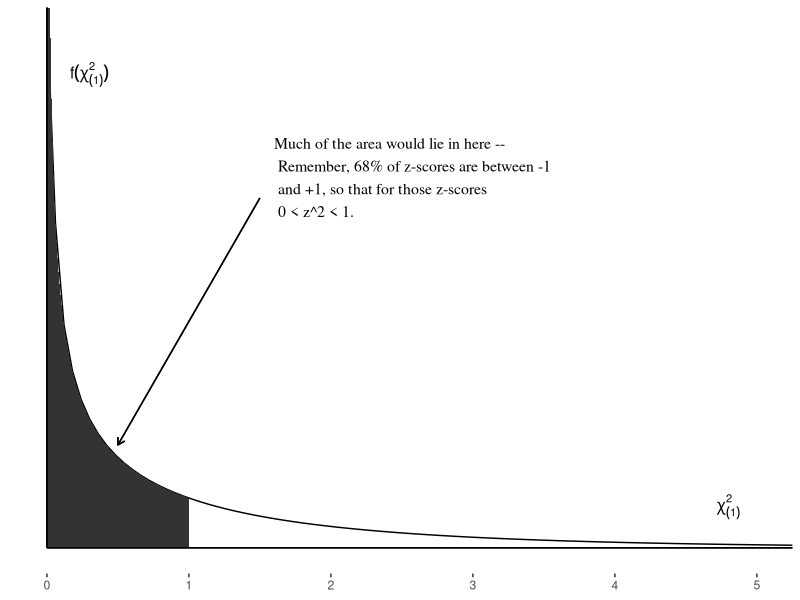
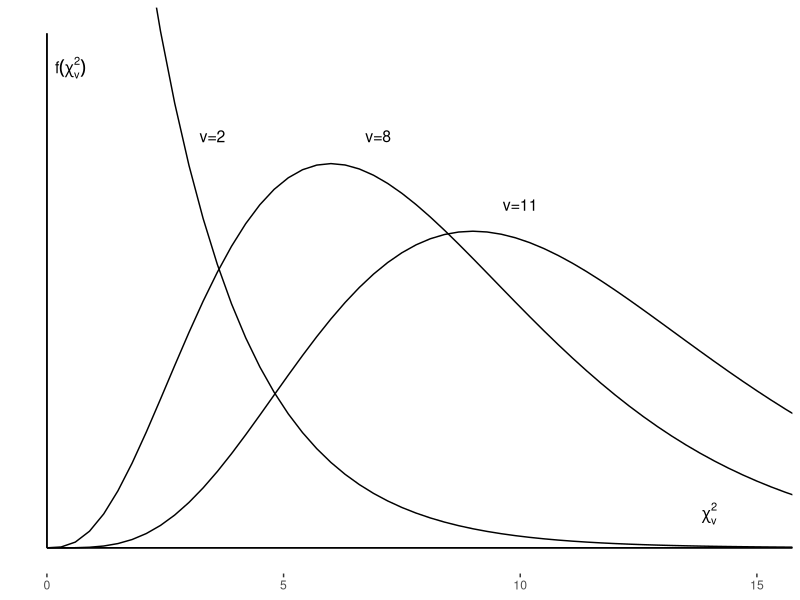
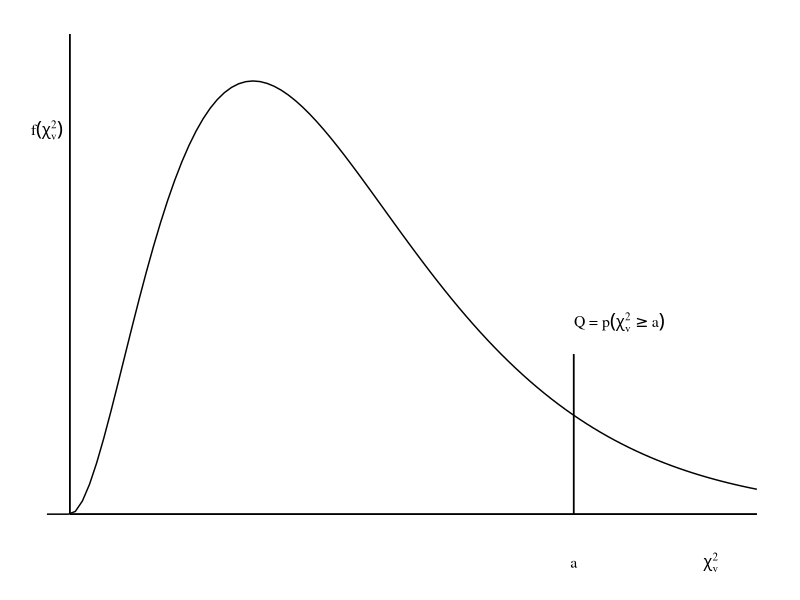
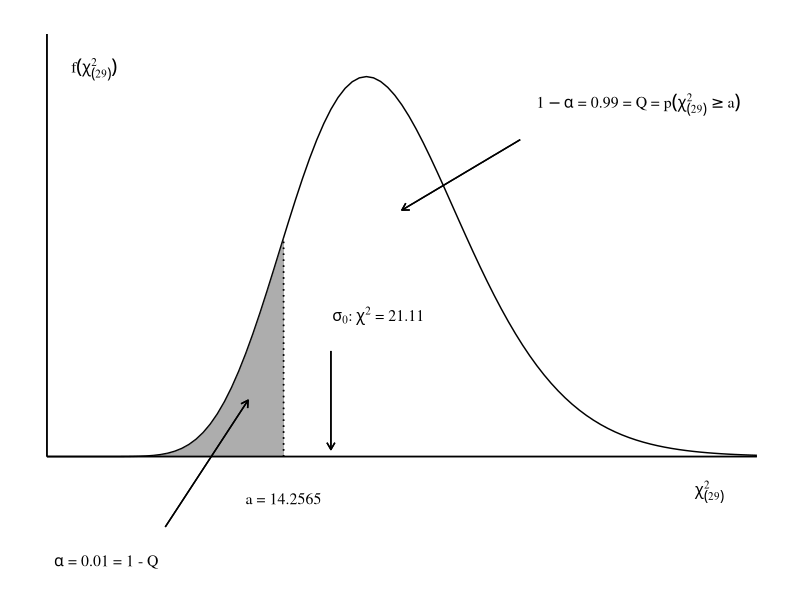
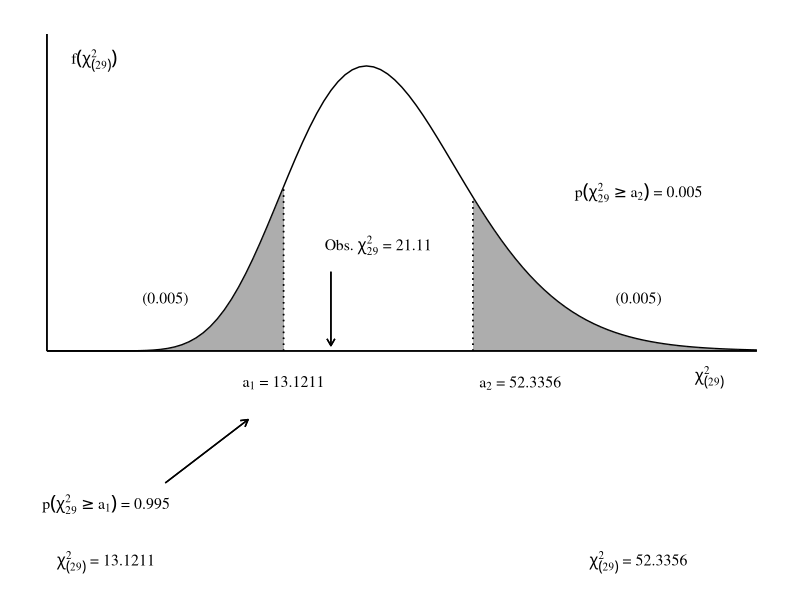
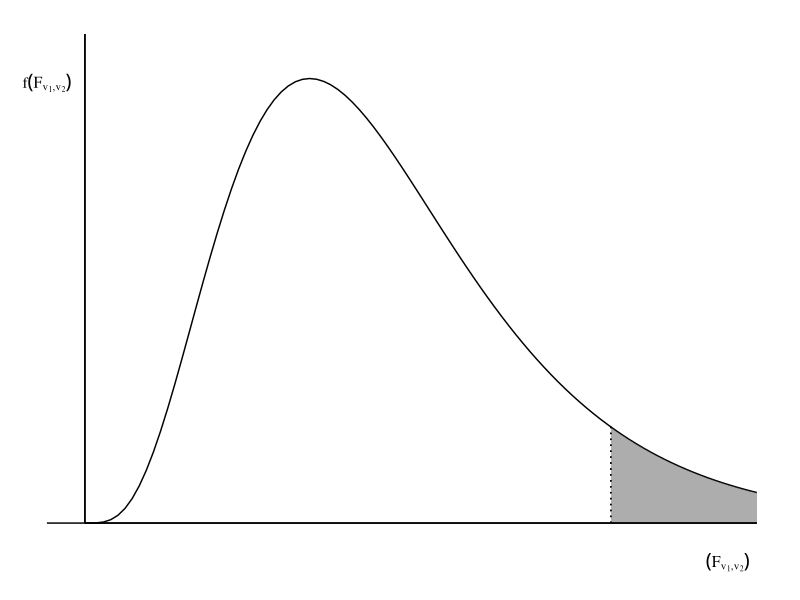

R code for these plots, in order:
## ---- chunk 1
library(ggplot2)
library(grid)
x <- seq(0,4,0.0001)   
y <- dchisq(x,1)
dat <- data.frame(x=x,y=y)
norm <- ggplot(data.frame(x = c(0, 4)), aes(x)) + stat_function(fun = dchisq, args=c(df=1)) + 
  geom_ribbon(data=subset(dat,x<=1),aes(ymin=0,ymax=y)) +
  geom_segment(aes(x = 0, y = 0, xend = 0, yend = 4)) +
  geom_segment(aes(x = 0, y = 0, xend = 6, yend = 0)) +
  coord_cartesian(xlim=c(0,5),ylim=c(0,2.5))+
  theme(axis.title= element_blank(), panel.grid= element_blank(), 
             panel.background=element_blank(), axis.text.y = element_blank(), axis.ticks.y = element_blank()) 
norm + annotate("text", x = 0.3, y = 2.3, label = "f(chi[(1)]^2)", parse= TRUE, size = 4) +
  annotate("text",x=4.8,y=0.2,label="chi[(1)]^2", parse=TRUE, size=4) +
  geom_segment(aes(x=1.5,y=1.7,xend=0.5,yend=0.5),arrow=arrow(length = unit(0.2,"cm"))) +
  annotate("text",x=1.6,y=1.8,label="Much of the area would lie in here -- \n Remember, 68% of z-scores are between -1 \n and +1, so that for those z-scores \n 0 < z^2 < 1.",size=4, hjust=0, family="serif")
## ---- chunk 2
library(ggplot2)
library(grid)
norm <- ggplot(data.frame(x = c(0, 15)), aes(x)) + stat_function(fun=dchisq,args=c(df=2)) + stat_function(fun=dchisq,args=c(df=8)) + stat_function(fun=dchisq,args=c(df=11)) +
  geom_segment(aes(x = 0, y = 0, xend = 0, yend = 0.15)) +
  geom_segment(aes(x = 0, y = 0, xend = 30, yend = 0)) +
  coord_cartesian(xlim=c(0,15),ylim=c(0,0.15))+
  theme(axis.title= element_blank(), panel.grid= element_blank(), 
             panel.background=element_blank(), axis.text.y = element_blank(), axis.ticks.y = element_blank()) 
norm + annotate("text", x = 0.5, y = 0.14, label = "f(chi[v]^2)", parse= TRUE, size = 4) +
  annotate("text",x=14,y=0.01,label="chi[v]^2", parse=TRUE, size=4)+
  annotate("text",x=3.5,y=0.12,label="v=2",size=4) +
  annotate("text",x=7,y=0.12,label="v=8",size=4) +
  annotate("text",x=10,y=0.1,label="v=11",size=4)
## ---- chunk 3
library(ggplot2)
library(grid)
temp <- expression("Q = "*p(chi[v]^2 >= a))
norm <- ggplot(data.frame(x = c(0, 15)), aes(x)) + stat_function(fun=dchisq,args=c(df=6)) +
  geom_segment(aes(x = 0, y = 0, xend = 15, yend = 0)) +
  geom_segment(aes(x = 0, y = 0, xend = 0, yend = 0.15)) +
  geom_segment(aes(x = 11, y = 0, xend = 11, yend = 0.05)) +
  theme(axis.title= element_blank(), panel.grid= element_blank(), 
             panel.background=element_blank(), axis.text = element_blank(), axis.ticks = element_blank()) 
norm + annotate("text", x = 11, y = -0.015, label = "a", size = 4, family="serif") +
  annotate("text",x=12,y=0.06,label= as.character(temp), parse=TRUE, size=4, family="serif") +
  annotate("text",x=14,y=-0.015,label= "chi[v]^2", parse=TRUE, size=4, family="serif") +
  annotate("text",x=-0.5,y=0.12,label= "f(chi[v]^2)", parse=TRUE, size=4, family="serif")
## ---- chunk 4
library(ggplot2)
library(grid)
x <- seq(0,20,0.0001)   
y <- dchisq(x,29)
dat <- data.frame(x=x,y=y)
temp <- expression(sigma[0]*": "*chi^2*" = 21.11")
temp2 <- expression(alpha~"= 0.01 = 1 - Q")
temp3 <- expression(1 - alpha~"= 0.99 = Q ="~p(chi[(29)]^2 >= a))
norm <- ggplot(data.frame(x = c(0, 60)), aes(x)) + stat_function(fun=dchisq,args=c(df=29)) +
  geom_ribbon(data=subset(dat,x<=20),aes(ymin=0,ymax=y), alpha=0.4) +
  geom_segment(aes(x = 0, y = 0, xend = 60, yend = 0)) +
  geom_segment(aes(x = 0, y = 0, xend = 0, yend = 0.06)) +
  geom_segment(aes(x = 20, y = 0, xend = 20, yend = 0.031), linetype="dotted") +
  geom_segment(aes(x = 24, y = 0.015, xend = 24, yend = 0.001), arrow = arrow(length = unit(0.2, "cm"))) +
  geom_segment(aes(x = 10, y = -0.01, xend = 17, yend = 0.008), arrow = arrow(length = unit(0.2, "cm"))) +
  geom_segment(aes(x = 40, y = 0.045, xend = 30, yend = 0.035), arrow = arrow(length = unit(0.2, "cm"))) +
  theme(axis.title= element_blank(), panel.grid= element_blank(), 
             panel.background=element_blank(), axis.text = element_blank(), axis.ticks = element_blank()) 
norm + annotate("text", x = 20, y = -0.006, label = "a = 14.2565", size = 4, family="serif") +
  annotate("text",x=4,y=0.055,label= "f(chi[(29)]^2)", parse=TRUE, size=4, family="serif") +
  annotate("text",x=56,y=-0.005,label= "chi[(29)]^2", parse=TRUE, size=4, family="serif") +
  annotate("text", x = 28, y = 0.02, label = as.character(temp), parse=TRUE, size=4, family="serif") +
  annotate("text", x = 5, y = -0.015, label = as.character(temp2), parse=TRUE, size=4, family="serif") +
  annotate("text", x = 50, y = 0.05, label = as.character(temp3), parse=TRUE, size=4, family="serif")
## ---- chunk 5
library(ggplot2)
library(grid)
x <- seq(0,20,0.0001)
x2 <- seq(36,60,0.0001)
y <- dchisq(x,29)
y2 <- dchisq(x2,29)
dat <- data.frame(x=x,y=y)
df2 <- data.frame(x=x2,y=y2)
temp <- expression("Obs."~chi[29]^2~"= 21.11")
temp2 <- expression(p(chi[29]^2 >= a[1])~"="~0.995)
temp3 <- expression(p(chi[29]^2 >= a[2])~"="~0.005)
temp4 <- expression(a[1]~"= 13.1211")
temp5 <- expression(a[2]~"= 52.3356")
temp6 <- expression(chi[(29)]^2~"= 13.1211")
temp7 <- expression(chi[(29)]^2~"= 52.3356")
norm <- ggplot(data.frame(x = c(0, 60)), aes(x)) + stat_function(fun=dchisq,args=c(df=29)) +
  geom_ribbon(data=subset(dat,x<=20),aes(ymin=0,ymax=y), alpha=0.4) +
  geom_ribbon(data=subset(df2,x>=36),aes(ymin=0,ymax=y), alpha=0.4) +
  geom_segment(aes(x = 0, y = 0, xend = 60, yend = 0)) +
  geom_segment(aes(x = 0, y = 0, xend = 0, yend = 0.06)) +
  geom_segment(aes(x = 20, y = 0, xend = 20, yend = 0.031), linetype="dotted") +
  geom_segment(aes(x = 36, y = 0, xend = 36, yend = 0.029), linetype="dotted") +
  geom_segment(aes(x = 24, y = 0.015, xend = 24, yend = 0.001), arrow = arrow(length = unit(0.2, "cm"))) +
  geom_segment(aes(x = 10, y = -0.025, xend = 17, yend = -0.013), arrow = arrow(length = unit(0.2, "cm"))) +
  theme(axis.title= element_blank(), panel.grid= element_blank(), 
             panel.background=element_blank(), axis.text = element_blank(), axis.ticks = element_blank()) 
norm + annotate("text", x = 20, y = -0.006, label = as.character(temp4),parse=TRUE, size = 4, family="serif") +
  annotate("text", x = 40, y = -0.006, label = as.character(temp5),parse=TRUE, size = 4, family="serif") +
  annotate("text",x=4,y=0.055,label= "f(chi[(29)]^2)", parse=TRUE, size=4, family="serif") +
  annotate("text",x=56,y=-0.005,label= "chi[(29)]^2", parse=TRUE, size=4, family="serif") +
  annotate("text", x = 28, y = 0.02, label = as.character(temp), parse=TRUE, size=4, family="serif") +
  annotate("text", x = 5, y = -0.029, label = as.character(temp2), parse=TRUE, size=4, family="serif") +
  annotate("text", x = 50, y = 0.03, label = as.character(temp3), parse=TRUE, size=4, family="serif") +
  annotate("text", x = 10, y = 0.01, label = "(0.005)", size=4, family="serif") +
  annotate("text", x = 50, y = 0.01, label = "(0.005)", size=4, family="serif") +
  annotate("text", x = 5, y = -0.04, label = as.character(temp6), parse=TRUE, size=4, family="serif") +
  annotate("text", x = 50, y = -0.04, label = as.character(temp7), parse=TRUE, size=4, family="serif")
## ---- chunk 6
library(ggplot2)
library(grid)
x <- seq(0,2.3,0.0001)
y <- df(x,10,50)
dat <- data.frame(x=x,y=y)
temp <- expression(f(F[v[1]*","*v[2]]))
temp2 <- expression((F[v[1]*","*v[2]]))
fdist <- ggplot(data.frame(x = c(0, 2.3)), aes(x)) + stat_function(fun = df, args=c(df1=10,df2=50)) +
  geom_ribbon(data=subset(dat,x>=1.8), aes(ymin=0,ymax=y), alpha=0.4) +
  geom_segment(aes(x = 0, y = 0, xend = 2.3, yend = 0)) +
  geom_segment(aes(x = 0, y = 0, xend = 0, yend = 1)) +
  geom_segment(aes(x = 1.8, y = 0, xend = 1.8, yend = 0.2), linetype="dotted") +
  theme(axis.title= element_blank(), panel.grid= element_blank(), 
             panel.background=element_blank(), axis.text = element_blank(), axis.ticks = element_blank()) 
fdist + annotate("text", x = -0.13, y = 0.9, label = as.character(temp),parse=TRUE, size = 4, family="serif") +
  annotate("text", x = 2.2, y = -0.08, label = as.character(temp2),parse=TRUE, size = 4, family="serif")
